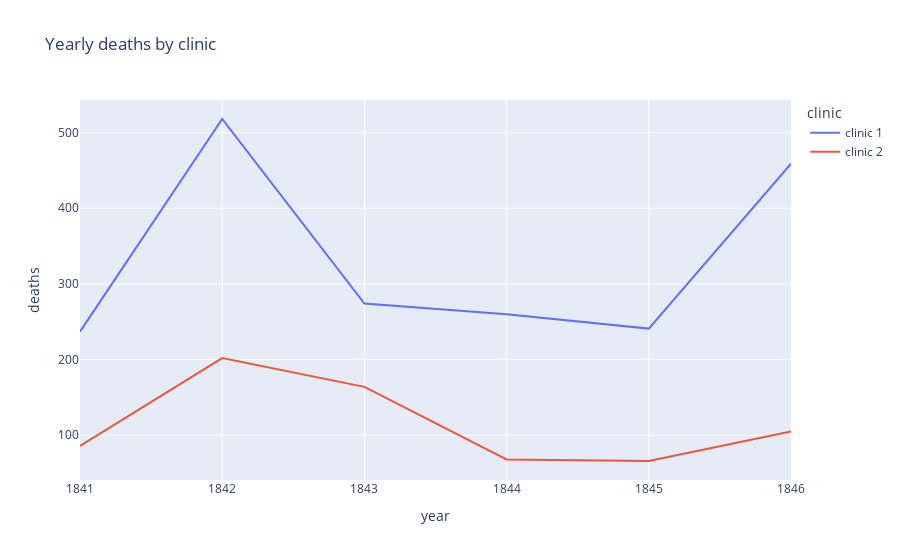

This figure's notebook cell:
### Markdown cell above
Clinic 1 was the busier of the two clinics (or maybe just bigger)

### Code cell
deaths_clinic = px.line(data_frame=df_yearly,
                        x="year",
                        y="deaths",
                        color="clinic",
                        title="Yearly deaths by clinic")
deaths_clinic.show()

### Figure 1 — Plotly figure (JSON) as saved in the notebook; plotly's stock layout.template omitted (floating-point values rounded to 4 significant figures)
{"data": [{"hovertemplate": "clinic=clinic 1<br>year=%{x}<br>deaths=%{y}<extra></extra>", "legendgroup": "clinic 1", "line": {"color": "#636efa", "dash": "solid"}, "marker": {"symbol": "circle"}, "mode": "lines", "name": "clinic 1", "orientation": "v", "showlegend": true, "type": "scatter", "x": [1841, 1842, 1843, 1844, 1845, 1846], "xaxis": "x", "y": [237, 518, 274, 260, 241, 459], "yaxis": "y"}, {"hovertemplate": "clinic=clinic 2<br>year=%{x}<br>deaths=%{y}<extra></extra>", "legendgroup": "clinic 2", "line": {"color": "#EF553B", "dash": "solid"}, "marker": {"symbol": "circle"}, "mode": "lines", "name": "clinic 2", "orientation": "v", "showlegend": true, "type": "scatter", "x": [1841, 1842, 1843, 1844, 1845, 1846], "xaxis": "x", "y": [86, 202, 164, 68, 66, 105], "yaxis": "y"}], "layout": {"legend": {"title": {"text": "clinic"}, "tracegroupgap": 0}, "title": {"text": "Yearly deaths by clinic"}, "xaxis": {"anchor": "y", "domain": [0, 1], "title": {"text": "year"}}, "yaxis": {"anchor": "x", "domain": [0, 1], "title": {"text": "deaths"}}}}
